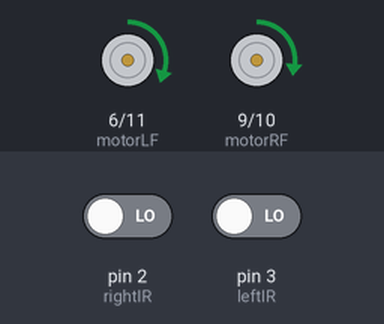
The sketch below on a simulated Arduino Uno, built with avr-gcc and run on an emulated ATmega328P. Shown: motor-driver pin pairs drawn as motors (green arrow = first pin HIGH = forward, orange = second pin HIGH = backward, longer = more drive). Inputs (shaded band) come from the test bench; at power-on: pin 2 (rightIR) LOW, pin 3 (leftIR) LOW.

Above: at 1.2 s.
1.3 s: pin 2 (rightIR) driven HIGH
At 2.0 s:
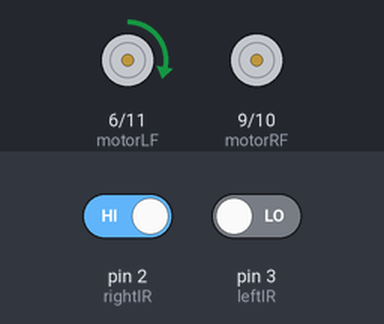
2.8 s: pin 2 (rightIR) driven LOW
At 3.1 s:
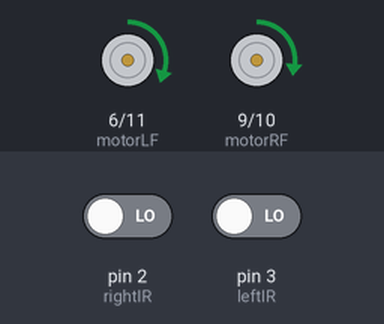
4.3 s: pin 3 (leftIR) driven HIGH
At 5.5 s:
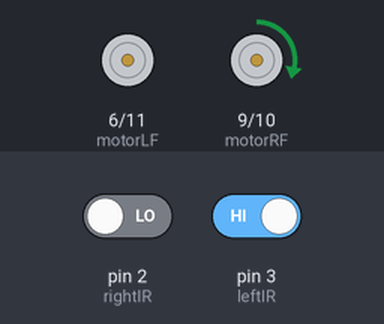
5.8 s: pin 3 (leftIR) driven LOW
At 6.6 s:
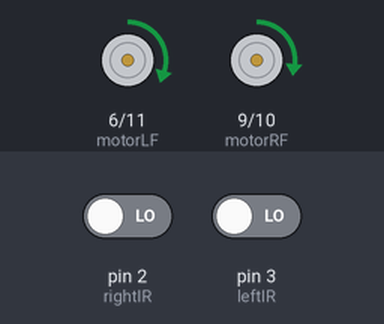
Timing chart, 0 to 8.3 s (numbered marks = the images above; inputs shaded):
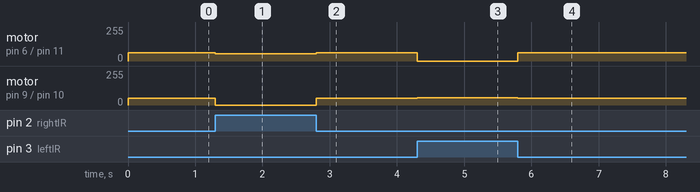

The sketch:

Car1.ino
```cpp
const int motorLF = 6;
const int motorLB = 11;
const int motorRF = 9;
const int motorRB = 10;

const int rightIR = 2;
const int leftIR = 3;
int leftSensor = 0;
int rightSensor = 0;

const int minSpeed = 40;
const int maxSpeed = 150;

int t = 62;
int v = 55;
int a = 10;
int rotate = 6;
int v_rotate_dif = 40;

void setup() {
pinMode(2,INPUT);
pinMode(3,INPUT);
pinMode(6,OUTPUT);   //left motors forward
pinMode(10,OUTPUT);   //left motors reverse
pinMode(11,OUTPUT);   //right motors forward
pinMode(9,OUTPUT);   //right motors reverse
Serial.begin(9600);

}

void loop() {

  drive(v);

  while(1){

    drive(v);

    leftSensor = digitalRead(leftIR);
    rightSensor = digitalRead(rightIR);

    if(digitalRead(leftIR) == 1 && digitalRead(rightIR) == 1){
      drive(v);
    }else if(digitalRead(leftIR) == 0 && digitalRead(rightIR) == 0){
      drive(v);
    }else if(digitalRead(leftIR) == 1 && digitalRead(rightIR) == 0){
      analogWrite(motorLF, 0);//max(v - v_rotate_dif, minSpeed));
      analogWrite(motorLB, 0);
      analogWrite(motorRF, v);
      analogWrite(motorRB, 0);
      while(digitalRead(leftIR) == 1 && digitalRead(rightIR) == 0){
      }
      drive(v);
    }else if(digitalRead(rightIR) == 1 && digitalRead(leftIR) == 0){
      analogWrite(motorLF, v);
      analogWrite(motorLB, 0);
      analogWrite(motorRF, 0);//max(v - v_rotate_dif, minSpeed));
      analogWrite(motorRB, 0);
      while(digitalRead(rightIR) == 1 && digitalRead(leftIR) == 0){
      }
      drive(v);
    }

  /*delay(100);*/
  }

}

 void drive(int speed) {
   analogWrite(motorLF, speed + rotate);
   digitalWrite(motorLB, LOW);
   analogWrite(motorRF, speed - rotate);
   digitalWrite(motorRB, LOW);
  }
```

Measured:
- after the input at 1.3 s, motor on pin 6 (motorLF) / pin 11 (motorLB): forward 61/255 → forward 55/255 at once; motor on pin 9 (motorRF) / pin 10 (motorRB): forward 49/255 → stopped at once
- after the input at 2.8 s, motor on pin 6 (motorLF) / pin 11 (motorLB): forward 55/255 → forward 61/255 at once; motor on pin 9 (motorRF) / pin 10 (motorRB): stopped → forward 49/255 at once
- after the input at 4.3 s, motor on pin 6 (motorLF) / pin 11 (motorLB): forward 61/255 → stopped at once; motor on pin 9 (motorRF) / pin 10 (motorRB): forward 49/255 → forward 55/255 at once
- after the input at 5.8 s, motor on pin 6 (motorLF) / pin 11 (motorLB): stopped → forward 61/255 at once; motor on pin 9 (motorRF) / pin 10 (motorRB): forward 55/255 → forward 49/255 at once
